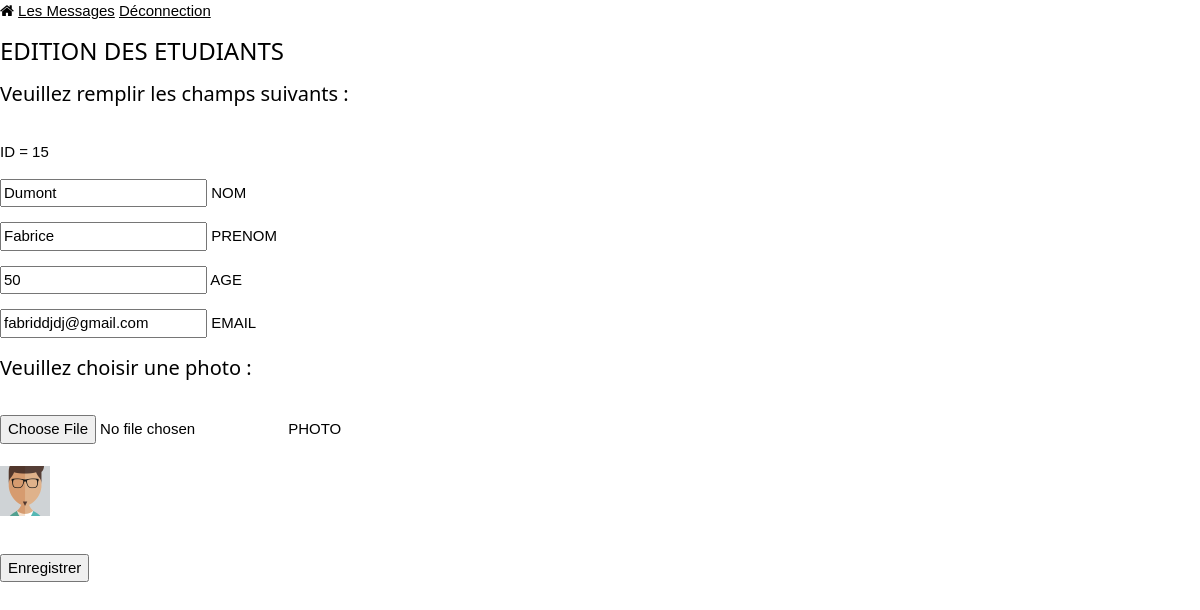
/editeEtudiant.php?id=15 (signed in), run on the app's committed database.
### tables this page shows
CREATE TABLE IF NOT EXISTS `etudiants_6tt` (
  `ID` int(11) NOT NULL AUTO_INCREMENT,
  `NOM` varchar(50) NOT NULL,
  `PRENOM` varchar(50) NOT NULL,
  `AGE` int(11) NOT NULL,
  `EMAIL` varchar(50) NOT NULL,
  `PHOTO` varchar(50) NOT NULL,
  PRIMARY KEY (`ID`)
);

### editeEtudiant.php (the view, shortened to what this page needs)
<?php
$id=$_GET['id'];
require_once ("connection_bdd.php");
$ps=$pdo->prepare("SELECT * FROM etudiants_6tt WHERE ID=?");
$params=array($id);
$ps->execute($params);
$etudiant=$ps->fetch();
?>
<!DOCTYPE html>
<html>
<head>
	<link rel="stylesheet" type="text/css" href="./css/w3.css">
	<link rel="stylesheet" type="text/css" href="./css/monStyle.css">
	<link rel="stylesheet" href="https://cdnjs.cloudflare.com/ajax/libs/font-awesome/4.7.0/css/font-awesome.min.css">
</head>
<body>
	<?php require_once("entete_site.php") ?>
	<div class="">
		<h3 class="">EDITION DES ETUDIANTS</h3>
	</div>
	<div class="">
		<form method="POST" action="./updateEtudiant.php" enctype="multipart/form-data" class="">
			<h4 class="">Veuillez remplir les champs suivants :</h4>
			<br>
			<label>ID = <?php echo($etudiant['ID']) ?></label>
			<p>
			<input class="" type="text" name="nom" value="<?php echo($etudiant['NOM']) ?>">
			<label>NOM</label>
			<p>
			<input class="" type="text" name="prenom" value="<?php echo($etudiant['PRENOM']) ?>">
			<label>PRENOM</label>
			<p>
			<input class="" type="number" name="age" value="<?php echo($etudiant['AGE']) ?>">
			<label>AGE</label>
			<p>
			<input class="" type="text" name="email" value="<?php echo($etudiant['EMAIL']) ?>">
			<label>EMAIL</label>
			<p>
			<h4 class="">Veuillez choisir une photo :</h4>
			<div class="">
			<input class="" type="file" name="photo">
			<label>PHOTO</label>
			</div>
			<img src="./images/<?php echo($etudiant['PHOTO']) ?>" width="50" height="50" >
			<p>
			<button class="" type="submit">Enregistrer</button>
		</form>
	</div>
</body>
</html>

### css/w3.css (style rules this page uses)
*,*:before,*:after { box-sizing:inherit }
html { -ms-text-size-adjust:100%;-webkit-text-size-adjust:100% }
body { margin:0 }
img { border-style:none }
button,input,select,textarea { font:inherit;margin:0 }
button,input { overflow:visible }
button,select { text-transform:none }
button,html [type=button],[type=reset],[type=submit] { -webkit-appearance:button }
html,body { font-family:Verdana,sans-serif;font-size:15px;line-height:1.5 }
html { overflow-x:hidden }
h3 { font-size:24px }
h4 { font-size:20px }
h1,h2,h3,h4,h5,h6 { font-family:"Segoe UI",Arial,sans-serif;font-weight:400;margin:10px 0 }
img { vertical-align:middle }

### data on the page
etudiants_6tt: ID "15", nom "Dumont", prenom "Fabrice", age "50", email "fabriddjdj@gmail.com", PHOTO (picture)
